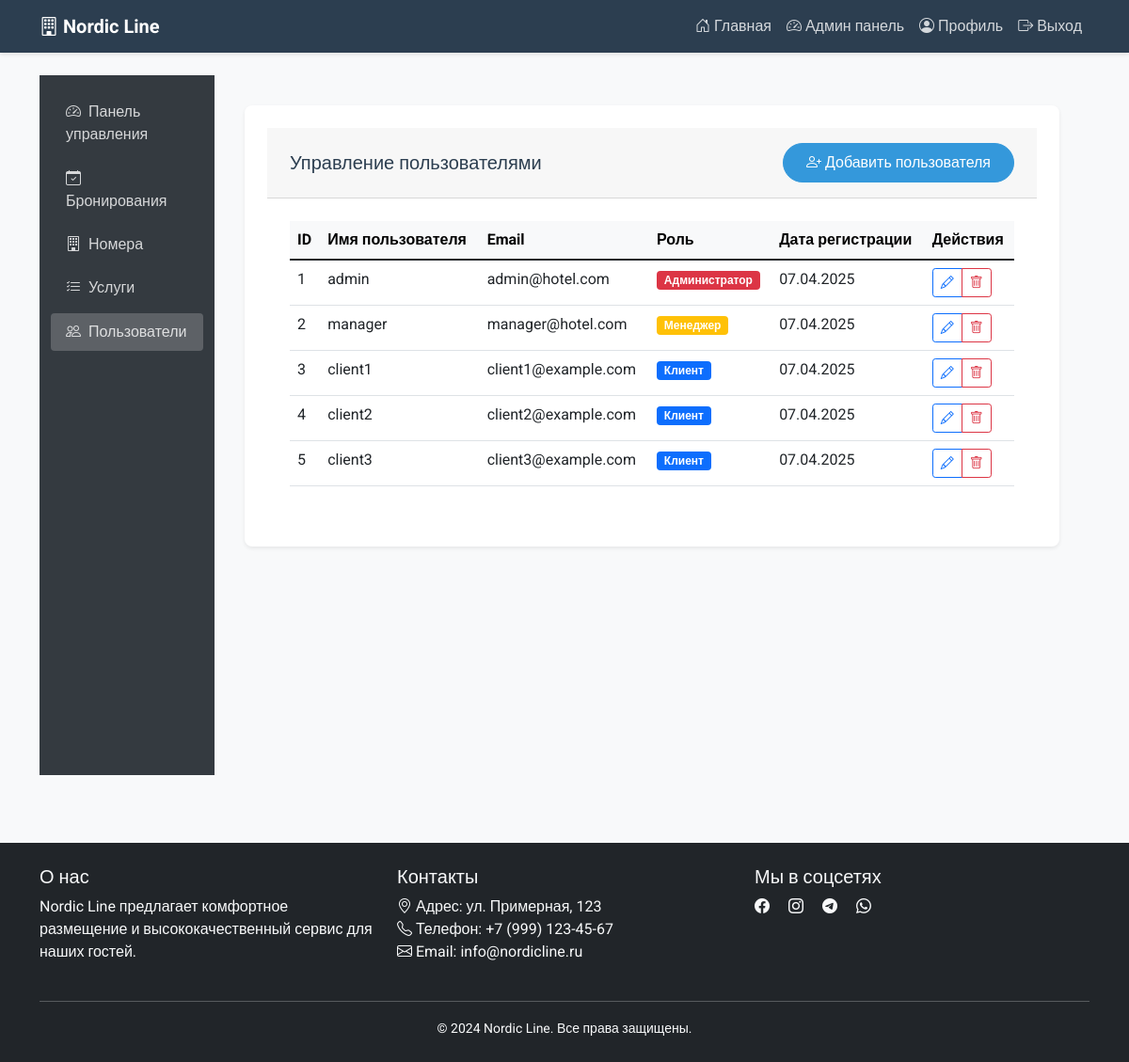
Before: /admin/users (signed in) with the older database file.
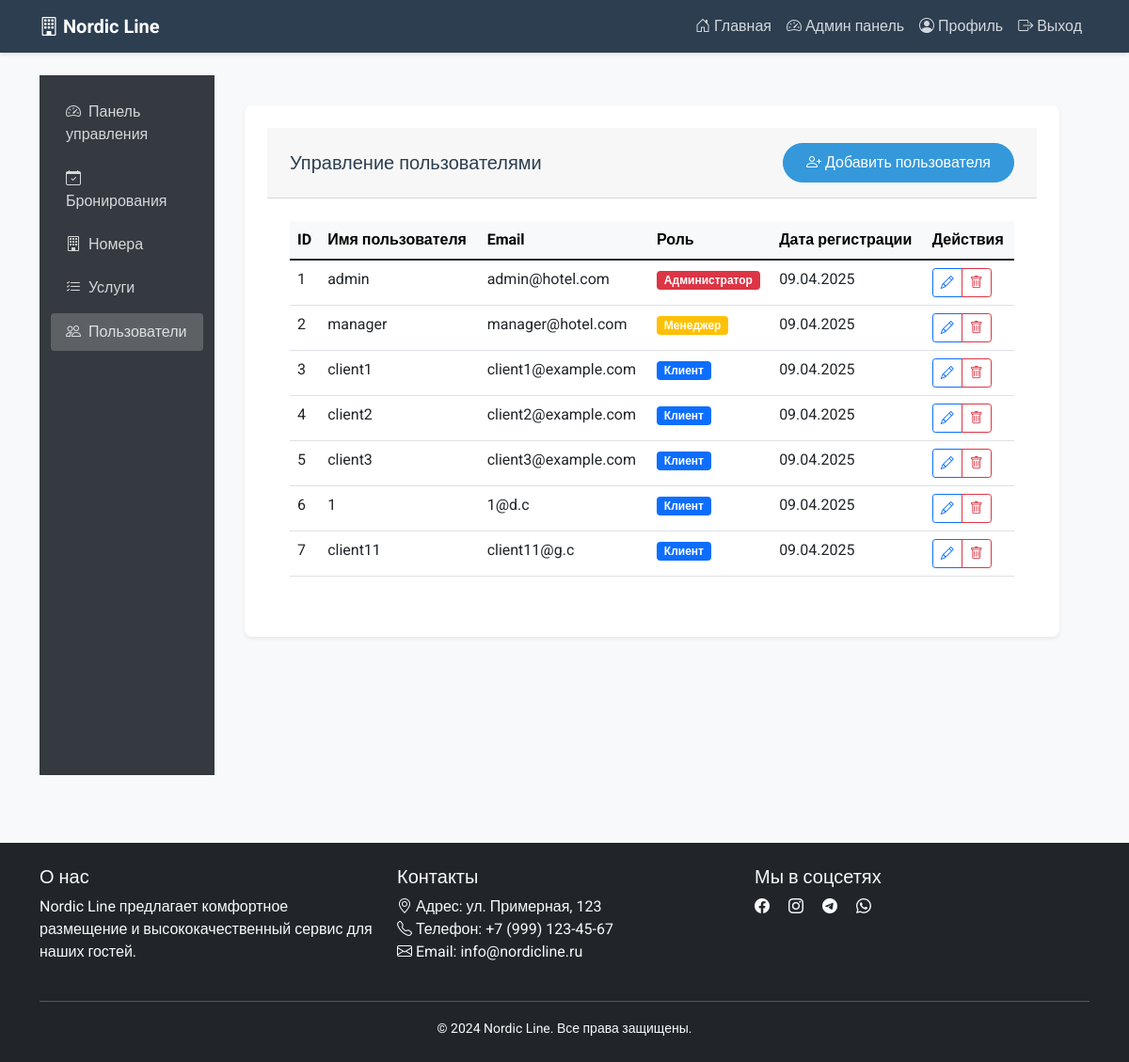
After: the same page with the newer database file.
### models.py (models this page shows)
class User(UserMixin, db.Model):
    id = db.Column(db.Integer, primary_key=True)
    username = db.Column(db.String(80), unique=True, nullable=False)
    password = db.Column(db.String(120), nullable=False)
    role = db.Column(db.String(20), nullable=False)  # 'admin', 'manager', 'client'
    email = db.Column(db.String(120), unique=True, nullable=False)
    created_at = db.Column(db.DateTime, default=datetime.utcnow)

### app.py (the view)
@app.route('/admin/users')
@login_required
def admin_users():
    if current_user.role != 'admin':
        flash('Доступ запрещен')
        return redirect(url_for('index'))
    users = User.query.all()
    return render_template('admin/users.html', users=users)

### app.py (called while the page is built)
@login_manager.user_loader
def load_user(user_id):
    return User.query.get(int(user_id))

### templates/admin/users.html (shortened to what this page needs)
{% extends "admin/base.html" %}
{% block admin_content %}
<div class="admin-card">
    <div class="admin-card-header d-flex justify-content-between align-items-center">
        <h3 class="mb-0">Управление пользователями</h3>
        <button type="button" class="btn btn-primary" data-bs-toggle="modal" data-bs-target="#addUserModal">
            <i class="bi bi-person-plus"></i> Добавить пользователя
        </button>
    </div>
    <div class="admin-card-body">
        <div class="table-responsive">
            <table class="table table-hover">
                <thead class="table-light">
                    <tr>
                        <th>ID</th>
                        <th>Имя пользователя</th>
                        <th>Email</th>
                        <th>Роль</th>
                        <th>Дата регистрации</th>
                        <th>Действия</th>
                    </tr>
                </thead>
                <tbody>
                    {% for user in users %}
                    <tr>
                        <td>{{ user.id }}</td>
                        <td>{{ user.username }}</td>
                        <td>{{ user.email }}</td>
                        <td>
                            {% if user.role == 'admin' %}
                                <span class="badge bg-danger">Администратор</span>
                            {% elif user.role == 'manager' %}
                                <span class="badge bg-warning">Менеджер</span>
                            {% else %}
                                <span class="badge bg-primary">Клиент</span>
                            {% endif %}
                        </td>
                        <td>{{ user.created_at.strftime('%d.%m.%Y') }}</td>
                        <td>
                            <div class="btn-group btn-group-sm">
                                <a href="{{ url_for('admin_edit_user', user_id=user.id) }}" class="btn btn-outline-primary" title="Редактировать">
                                    <i class="bi bi-pencil"></i>
                                </a>
                                <button type="button" class="btn btn-outline-danger" title="Удалить"
                                        onclick="deleteUser({{ user.id }}, '{{ user.username }}')">
                                    <i class="bi bi-trash"></i>
                                </button>
                            </div>
                        </td>
                    </tr>
                    {% endfor %}
                </tbody>
            </table>
        </div>
    </div>
</div>
{% endblock %}

### templates/admin/base.html (shortened to what this page needs)
{% extends "base.html" %}
{% block content %}
<div class="container-fluid">
    <div class="row">
        <div class="col-md-3 col-lg-2 admin-sidebar">
            <div class="nav flex-column">
                <a class="nav-link {% if request.endpoint == 'admin' %}active{% endif %}" href="{{ url_for('admin') }}">
                    <i class="bi bi-speedometer2 me-2"></i>Панель управления
                </a>
                <a class="nav-link {% if request.endpoint == 'admin_bookings' %}active{% endif %}" href="{{ url_for('admin_bookings') }}">
                    <i class="bi bi-calendar-check me-2"></i>Бронирования
                </a>
                <a class="nav-link {% if request.endpoint == 'admin_rooms' %}active{% endif %}" href="{{ url_for('admin_rooms') }}">
                    <i class="bi bi-building me-2"></i>Номера
                </a>
                <a class="nav-link {% if request.endpoint == 'admin_services' %}active{% endif %}" href="{{ url_for('admin_services') }}">
                    <i class="bi bi-list-check me-2"></i>Услуги
                </a>
                <a class="nav-link {% if request.endpoint == 'admin_users' %}active{% endif %}" href="{{ url_for('admin_users') }}">
                    <i class="bi bi-people me-2"></i>Пользователи
                </a>
            </div>
        </div>
        <div class="col-md-9 col-lg-10 admin-content">
            {% block admin_content %}{% endblock %}
        </div>
    </div>
</div>
{% endblock %}

### templates/base.html (shortened to what this page needs)
<!DOCTYPE html>
<html lang="ru">
<head>
    <link href="https://cdn.jsdelivr.net/npm/bootstrap@5.1.3/dist/css/bootstrap.min.css" rel="stylesheet">
    <link rel="stylesheet" href="https://cdn.jsdelivr.net/npm/bootstrap-icons@1.8.1/font/bootstrap-icons.css">
    <link rel="stylesheet" href="{{ url_for('static', filename='css/style.css') }}">
    <link rel="stylesheet" href="https://cdn.jsdelivr.net/npm/flatpickr/dist/flatpickr.min.css">
    <link rel="stylesheet" href="https://cdn.jsdelivr.net/npm/flatpickr/dist/themes/material_blue.css">
</head>
<body>
    <nav class="navbar navbar-expand-lg navbar-dark sticky-top">
        <div class="container">
            <a class="navbar-brand" href="{{ url_for('index') }}">
                <i class="bi bi-building"></i> Nordic Line
            </a>
            <div class="collapse navbar-collapse" id="navbarNav">
                <ul class="navbar-nav ms-auto">
                    <li class="nav-item">
                        <a class="nav-link" href="{{ url_for('index') }}">
                            <i class="bi bi-house-door"></i> Главная
                        </a>
                    </li>
                    {% if current_user.is_authenticated %}
                        {% if current_user.role == 'admin' %}
                        <li class="nav-item">
                            <a class="nav-link" href="{{ url_for('admin') }}">
                                <i class="bi bi-speedometer2"></i> Админ панель
                            </a>
                        </li>
                        {% endif %}
                        <li class="nav-item">
                            <a class="nav-link" href="{{ url_for('profile') }}">
                                <i class="bi bi-person-circle"></i> Профиль
                            </a>
                        </li>
                        <li class="nav-item">
                            <a class="nav-link" href="{{ url_for('logout') }}">
                                <i class="bi bi-box-arrow-right"></i> Выход
                            </a>
                        </li>
                    {% endif %}
                </ul>
            </div>
        </div>
    </nav>
    <main class="container py-4">
        {% block content %}{% endblock %}
    </main>
    <footer class="bg-dark text-light py-4 mt-5">
        <div class="container">
            <div class="row">
                <div class="col-md-4">
                    <h5>О нас</h5>
                    <p>Nordic Line предлагает комфортное размещение и высококачественный сервис для наших гостей.</p>
                </div>
                <div class="col-md-4">
                    <h5>Контакты</h5>
                    <p>
                        <i class="bi bi-geo-alt"></i> Адрес: ул. Примерная, 123<br>
                        <i class="bi bi-telephone"></i> Телефон: +7 (999) 123-45-67<br>
                        <i class="bi bi-envelope"></i> Email: info@nordicline.ru
                    </p>
                </div>
                <div class="col-md-4">
                    <h5>Мы в соцсетях</h5>
                    <div class="social-links">
                        <a href="#" class="text-light me-3"><i class="bi bi-facebook"></i></a>
                        <a href="#" class="text-light me-3"><i class="bi bi-instagram"></i></a>
                        <a href="#" class="text-light me-3"><i class="bi bi-telegram"></i></a>
                        <a href="#" class="text-light"><i class="bi bi-whatsapp"></i></a>
                    </div>
                </div>
            </div>
            <hr class="mt-4">
            <div class="text-center">
                <small>&copy; 2024 Nordic Line. Все права защищены.</small>
            </div>
        </div>
    </footer>
</body>
</html>

### static/css/style.css (style rules this page uses)
:root { --primary-color: #2c3e50; --secondary-color: #3498db; --accent-color: #e74c3c; --light-bg: #f8f9fa; --dark-bg: #2c3e50; }
body { font-family: 'Roboto', sans-serif; background-color: var(--light-bg); color: #333; min-height: 100vh; display: flex; flex-direction: column; }
main { flex: 1 0 auto; }
footer { flex-shrink: 0; }
.navbar { background-color: var(--primary-color); box-shadow: 0 2px 4px rgba(0,0,0,0.1); }
.navbar-brand { font-weight: 700; color: white !important; }
.nav-link { color: rgba(255,255,255,0.8) !important; transition: color 0.3s ease; }
.btn-primary { background-color: var(--secondary-color); border-color: var(--secondary-color); padding: 0.5rem 1.5rem; border-radius: 25px; transition: all 0.3s ease; }
.admin-card { background-color: white; border-radius: 15px; padding: 1.5rem; margin-bottom: 1.5rem; box-shadow: 0 5px 15px rgba(0,0,0,0.05); }
.admin-card h3 { color: var(--primary-color); font-size: 1.25rem; margin-bottom: 1rem; }

### templates/admin/base.html (style rules this page uses)
.admin-sidebar { background-color: #343a40; min-height: calc(100vh - 56px); padding-top: 1rem; }
.admin-sidebar .nav-link { color: rgba(255,255,255,.75); padding: 0.5rem 1rem; margin: 0.2rem 0; border-radius: 0.25rem; }
.admin-sidebar .nav-link.active { color: #fff; background-color: rgba(255,255,255,.2); }
.admin-content { padding: 2rem; }
.admin-card { background: #fff; border-radius: 0.5rem; box-shadow: 0 0.125rem 0.25rem rgba(0,0,0,.075); margin-bottom: 1.5rem; }
.admin-card-header { padding: 1rem 1.5rem; border-bottom: 1px solid rgba(0,0,0,.125); background-color: rgba(0,0,0,.03); }
.admin-card-body { padding: 1.5rem; }

Changed rows visible on the page:
changed User "admin": created_at "07.04.2025" → "09.04.2025"
changed User "manager": created_at "07.04.2025" → "09.04.2025"
changed User "client1": created_at "07.04.2025" → "09.04.2025"
changed User "client2": created_at "07.04.2025" → "09.04.2025"
changed User "client3": created_at "07.04.2025" → "09.04.2025"
added User: id "6", username "1", email "1@d.c", role "Клиент", created_at "09.04.2025"
added User: id "7", username "client11", email "client11@g.c", role "Клиент", created_at "09.04.2025"
